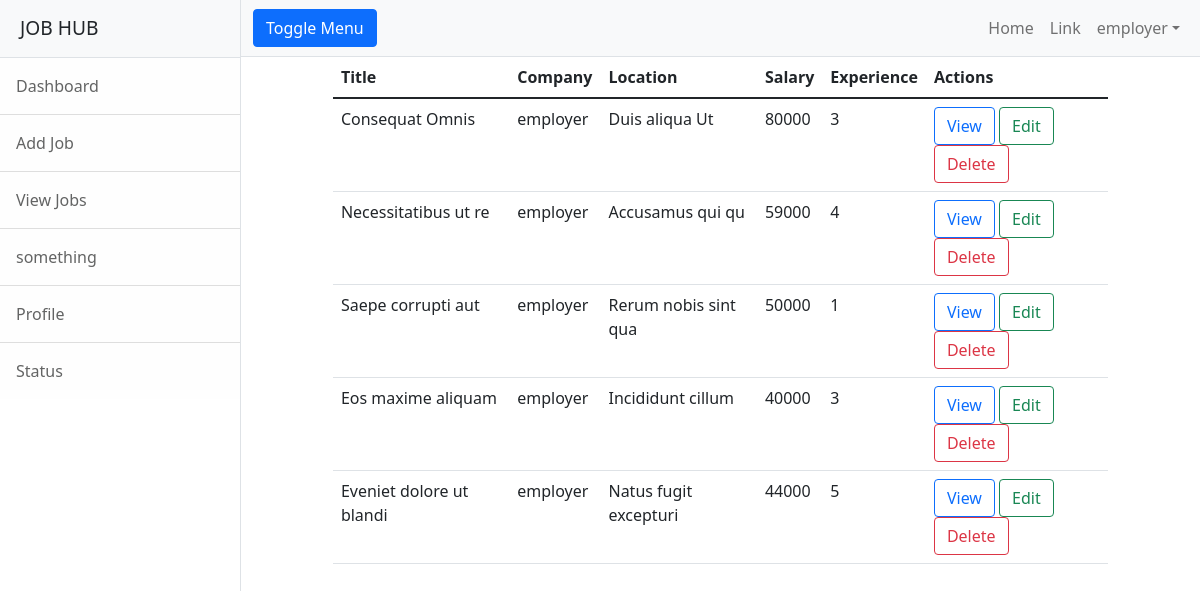
Screenshot of /view_jobs (signed in) with the database file from the repository.
### employer/models.py (models this page shows, shortened)
class User(AbstractUser):
    options = (
        ("employer", 'employer'),
        ("candidate", "candidate")
    )
    role = models.CharField(max_length=120, choices=options, default="candidate")
    phone = models.CharField(max_length=120, null=True)

class Job(models.Model):
    job_title = models.CharField(max_length=120)
    company = models.ForeignKey(User, on_delete=models.CASCADE)
    location = models.CharField(max_length=120)
    salary = models.PositiveIntegerField(null=True)
    experience = models.PositiveIntegerField(default=0)
    created_date = models.DateField(auto_now_add=True)
    last_date = models.DateField(null=True)
    is_active = models.BooleanField(default=True)

### employer/views.py (the view)
# urls.py: path('view_jobs', views.ListJobsView.as_view(), name="emp-alljobs"),
class ListJobsView(ListView):
    model = Job
    context_object_name = 'jobs'
    template_name = 'emp-list_jobs.html'
    def get_queryset(self):
        return Job.objects.filter(company=self.request.user)

### employer/templates/emp-list_jobs.html
{% extends 'base.html' %}
{% block content %}
<div class="row">
    <div class="col-1"></div>
    <div class="col-10">
        <table class="table">
            <thead>
                <tr>
                    <th>Title</th>
                    <th>Company</th>
                    <th>Location</th>
                    <th>Salary</th>
                    <th>Experience</th>
                    <th>Actions</th>
                </tr>
            </thead>
            <tbody>
                {% for job in jobs %}
                <tr>
                    <td>{{job.job_title}}</td>
                    <td>{{job.company}}</td>
                    <td>{{job.location}}</td>
                    <td>{{job.salary}}</td>
                    <td>{{job.experience}}</td>
                    <td>
                        <a href="{% url 'emp-jobdetail' job.id %}" class="btn btn-outline-primary">View</a>
                        <a href="{% url 'emp-jobedit' job.id %}" class="btn btn-outline-success">Edit</a>
                        <a href="{% url 'emp-jobdelete' job.id %}" class="btn btn-outline-danger">Delete</a>
                    </td>
                </tr>
                {% endfor %}
            </tbody>
        </table>
    </div>
    <div class="col-1"></div>
</div>
{% endblock %}

### employer/templates/base.html (shortened to what this page needs)
<!DOCTYPE html>
{% load static %}
<html lang="en">
    <head>
        <link href="{% static 'css/styles.css' %}" rel="stylesheet" />
    </head>
    <body>
        <div class="d-flex" id="wrapper">
            <div class="border-end bg-white" id="sidebar-wrapper">
                <div class="sidebar-heading border-bottom bg-light">JOB HUB</div>
                <div class="list-group list-group-flush">
                    <a class="list-group-item list-group-item-action list-group-item-light p-3" href="#!">Dashboard</a>
                    <a class="list-group-item list-group-item-action list-group-item-light p-3" href="{% url 'emp-add_job' %}">Add Job</a>
                    <a class="list-group-item list-group-item-action list-group-item-light p-3" href="{% url 'emp-alljobs' %}">View Jobs</a>
                    <a class="list-group-item list-group-item-action list-group-item-light p-3" href="#!">something</a>
                    <a class="list-group-item list-group-item-action list-group-item-light p-3" href="#!">Profile</a>
                    <a class="list-group-item list-group-item-action list-group-item-light p-3" href="#!">Status</a>
                </div>
            </div>
            <div id="page-content-wrapper">
                <nav class="navbar navbar-expand-lg navbar-light bg-light border-bottom">
                    <div class="container-fluid">
                        <button class="btn btn-primary" id="sidebarToggle">Toggle Menu</button>
                        <div class="collapse navbar-collapse" id="navbarSupportedContent">
                            <ul class="navbar-nav ms-auto mt-2 mt-lg-0">
                                <li class="nav-item active"><a class="nav-link" href="#!">Home</a></li>
                                <li class="nav-item"><a class="nav-link" href="#!">Link</a></li>
                                <li class="nav-item dropdown">
                                    <a class="nav-link dropdown-toggle" id="navbarDropdown" href="#" role="button" data-bs-toggle="dropdown" aria-haspopup="true" aria-expanded="false">{{user}}</a>
                                </li>
                            </ul>
                        </div>
                    </div>
                </nav>
                <div class="container-fluid">
                    {% block content %}
                    {% endblock %}
                </div>
            </div>
        </div>
    </body>
</html>

### rows the page displays
User: username "employer"
Job: job_title "Consequat Omnis", company "employer", location "Duis aliqua Ut", salary "80000", experience "3"
Job: job_title "Necessitatibus ut re", company "employer", location "Accusamus qui qu", salary "59000", experience "4"
Job: job_title "Saepe corrupti aut", company "employer", location "Rerum nobis sint qua", salary "50000", experience "1"
Job: job_title "Eos maxime aliquam", company "employer", location "Incididunt cillum", salary "40000", experience "3"
Job: job_title "Eveniet dolore ut blandi", company "employer", location "Natus fugit excepturi", salary "44000", experience "5"
